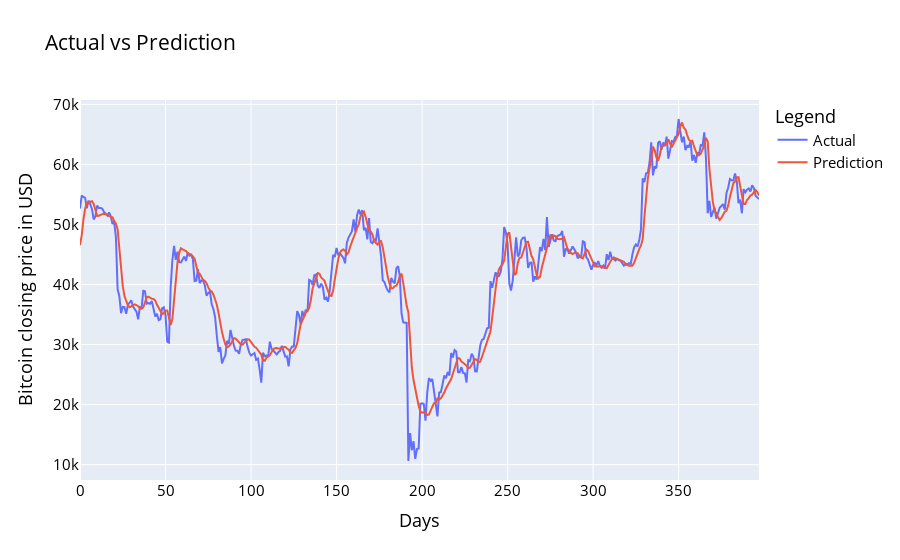

Notebook cell for this chart:
### Code cell
df_plot = pd.DataFrame({ 'Actual': original_yval.squeeze(), 'Prediction':prediction_simple_lSTM.squeeze() })
import plotly.express as px
fig = px.line(df_plot, x=df_plot.index.values, y=df_plot.columns,
              title='custom tick labels')
fig.update_layout(title_text='Actual vs Prediction', 
                   font_size=15, font_color='black', legend_title_text='Legend')
fig.update_xaxes(title='Days')
fig.update_yaxes(title='Bitcoin closing price in USD')
fig.show()

### Figure 1 — Plotly figure (JSON) as saved in the notebook; plotly's stock layout.template omitted (floating-point values rounded to 4 significant figures; data arrays with more than 128 entries replaced by an {"elided": "..."} marker saying what was removed)
{"data": [{"hovertemplate": "variable=Actual<br>x=%{x}<br>value=%{y}<extra></extra>", "legendgroup": "Actual", "line": {"color": "#636efa", "dash": "solid"}, "mode": "lines", "name": "Actual", "orientation": "v", "showlegend": true, "type": "scatter", "x": {"elided": "398 int values"}, "xaxis": "x", "y": {"elided": "398 float values"}, "yaxis": "y"}, {"hovertemplate": "variable=Prediction<br>x=%{x}<br>value=%{y}<extra></extra>", "legendgroup": "Prediction", "line": {"color": "#EF553B", "dash": "solid"}, "mode": "lines", "name": "Prediction", "orientation": "v", "showlegend": true, "type": "scatter", "x": {"elided": "398 int values"}, "xaxis": "x", "y": {"elided": "398 float values"}, "yaxis": "y"}], "layout": {"font": {"color": "black", "size": 15}, "legend": {"title": {"text": "Legend"}, "tracegroupgap": 0}, "title": {"text": "Actual vs Prediction"}, "xaxis": {"anchor": "y", "domain": [0, 1], "title": {"text": "Days"}}, "yaxis": {"anchor": "x", "domain": [0, 1], "title": {"text": "Bitcoin closing price in USD"}}}}
